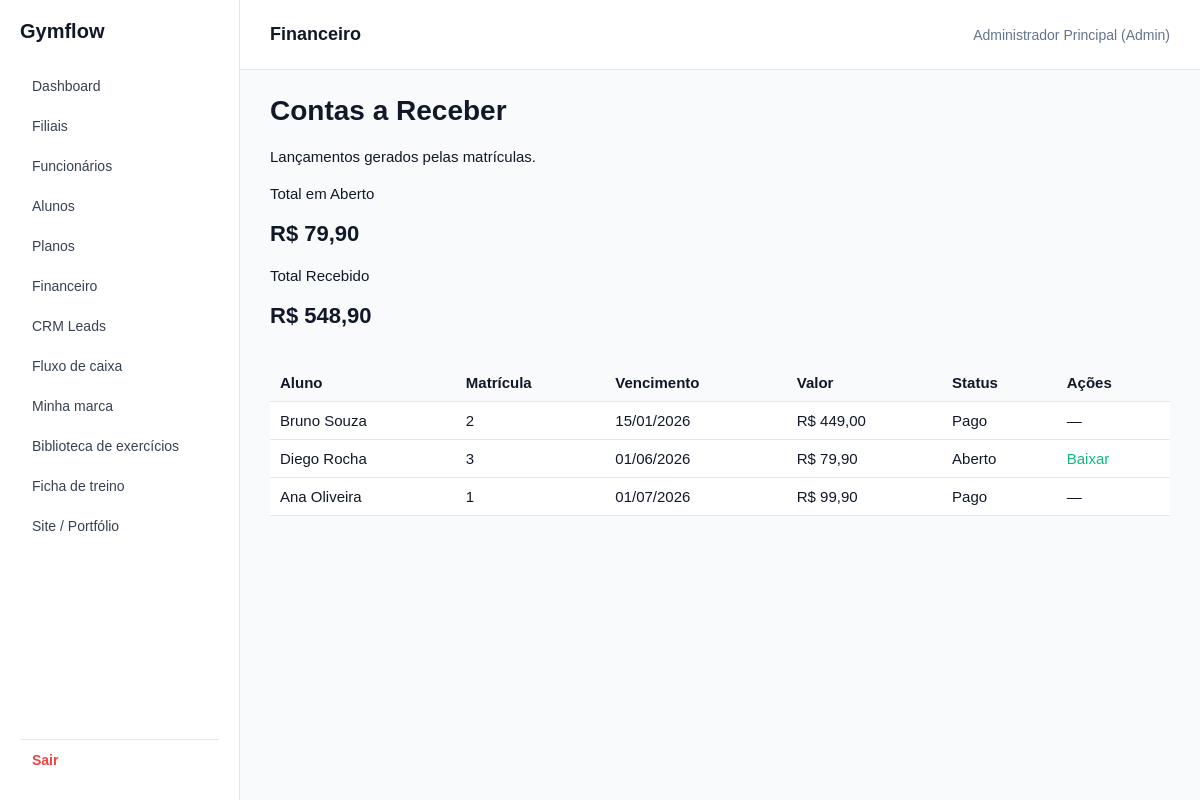
/app/controllers/FinanceiroController.php (signed in), run on the app's committed database.
### tables this page shows
CREATE TABLE contas (
    id INT AUTO_INCREMENT PRIMARY KEY,
    aluno_id INT NOT NULL,
    matricula_id INT NOT NULL,
    vencimento DATE NOT NULL,
    valor NUMERIC(10, 2) NOT NULL CHECK (valor >= 0),
    status VARCHAR(20) NOT NULL DEFAULT 'Aberto',
    forma_pagamento VARCHAR(30),
    pago_em TIMESTAMP NULL DEFAULT NULL,
    FOREIGN KEY (aluno_id) REFERENCES alunos(id) ON DELETE CASCADE,
    FOREIGN KEY (matricula_id) REFERENCES matriculas(id) ON DELETE CASCADE
);

CREATE TABLE alunos (
    id INT AUTO_INCREMENT PRIMARY KEY,
    filial_id INT NOT NULL,
    nome VARCHAR(100) NOT NULL,
    cpf VARCHAR(14) NOT NULL UNIQUE,
    rg VARCHAR(20),
    sexo VARCHAR(15) NOT NULL,
    nascimento DATE NOT NULL,
    email VARCHAR(100) NOT NULL,
    telefone VARCHAR(15) NOT NULL,
    endereco TEXT,
    status VARCHAR(20) NOT NULL DEFAULT 'Ativo',
    criado_em DATETIME DEFAULT CURRENT_TIMESTAMP,
    FOREIGN KEY (filial_id) REFERENCES filiais(id) ON DELETE RESTRICT
);

### app/models/Financeiro.php (called while the page is built, shortened)
<?php
require_once __DIR__ . '/Database.php';
$operacao = $operacao ?? '';
if ($operacao === 'listar_contas') {
    $stmt = $pdo->query("
        SELECT
            c.id,
            c.aluno_id,
            c.matricula_id,
            c.vencimento,
            c.valor,
            c.status,
            c.forma_pagamento,
            c.pago_em,
            a.nome AS aluno_nome
        FROM contas c
        INNER JOIN alunos a
            ON a.id = c.aluno_id
        ORDER BY c.vencimento ASC
    ");
    $contas = $stmt->fetchAll();
    $stmt = $pdo->query("
        SELECT COALESCE(SUM(valor), 0) AS total
        FROM contas
        WHERE status != 'Pago'
    ");
    $totalAberto = $stmt->fetch()['total'];
    $stmt = $pdo->query("
        SELECT COALESCE(SUM(valor), 0) AS total
        FROM contas
        WHERE status = 'Pago'
    ");
    $totalRecebido = $stmt->fetch()['total'];
}

### app/views/financeiro/index.php (the view, shortened to what this page needs)
<?php
include __DIR__ . '/../shared/header.php';
include __DIR__ . '/../shared/sidebar.php';
?>
<main>
    <h1>Contas a Receber</h1>
    <p>Lançamentos gerados pelas matrículas.</p>
    <section>
        <div>
            <p>Total em Aberto</p>
            <h2>
    R$ <?= number_format($totalAberto, 2, ',', '.') ?>
</h2>
        </div>
        <div>
            <p>Total Recebido</p>
         <h2>
    R$ <?= number_format($totalRecebido, 2, ',', '.') ?>
</h2>
        </div>
    </section>
    <br>
    <section>
        <table>
            <thead>
                <tr>
                    <th>Aluno</th>
                    <th>Matrícula</th>
                    <th>Vencimento</th>
                    <th>Valor</th>
                    <th>Status</th>
                    <th>Ações</th>
                </tr>
            </thead>
            <tbody>
                <?php if (empty($contas)): ?>
                    <tr>
                        <td colspan="6">
                            Nenhuma conta encontrada.
                        </td>
                    </tr>
                <?php else: ?>
                    <?php foreach ($contas as $conta): ?>
                        <tr>
                            <td>
                                <?= htmlspecialchars($conta['aluno_nome']) ?>
                            </td>
                            <td>
                                <?= htmlspecialchars($conta['matricula_id']) ?>
                            </td>
                            <td>
                                <?= date(
                                    'd/m/Y',
                                    strtotime($conta['vencimento'])
                                ) ?>
                            </td>
                            <td>
                                R$
                                <?= number_format(
                                    $conta['valor'],
                                    2,
                                    ',',
                                    '.'
                                ) ?>
                            </td>
                            <td>
                                <?= htmlspecialchars($conta['status']) ?>
                            </td>
                            <td>
                                <?php if ($conta['status'] !== 'Pago'): ?>
                                    <a
                                        href="/Gymflow/app/controllers/FinanceiroController.php?acao=baixar&id=<?= $conta['id'] ?>"
                                    >
                                        Baixar
                                    </a>
                                <?php else: ?>
                                    —
                                <?php endif; ?>
                            </td>
                        </tr>
                    <?php endforeach; ?>
                <?php endif; ?>
            </tbody>
        </table>
    </section>
</main>
<?php include __DIR__ . '/../shared/footer.php'; ?>

### assets/css/css/global.css (style rules this page uses)
:root { --cor-primaria: #10b981; --cor-primaria-hover: #059669; --cor-fundo: #ffffff; --cor-branca: #ffffff; --cor-texto: #111827; --cor-texto-secundario: #64748b; --cor-borda: #e2e8f0; --cor-sucesso: #10b981; --cor-aviso: #f59e0b; --cor-perigo: #ef4444; }
* { box-sizing: border-box; }
body { margin: 0; min-height: 100vh; font-family: Arial, Helvetica, sans-serif; font-size: 15px; background-color: white; color: var(--cor-texto); }
h1, h2, h3, h4 { margin-top: 0; color: var(--cor-texto); }
h1 { font-size: 28px; }
h2 { font-size: 22px; }
p { line-height: 1.5; }
a { color: var(--cor-primaria); text-decoration: none; }
table { width: 100%; border-collapse: collapse; background-color: white; }
th, td { padding: 10px; text-align: left; border-bottom: 1px solid var(--cor-borda); }
th { background-color: #f8fafc; }

### assets/css/css/layout.css (style rules this page uses)
body { margin: 0; margin-left: 240px; background-color: #f8fafc; color: #111827; font-family: Arial, Helvetica, sans-serif; min-height: 100vh; }
main, .conteudo, .main-content { padding: 25px 30px; box-sizing: border-box; }

### data on the page
contas: aluno.nome "Bruno Souza", matricula "2", vencimento "15/01/2026", valor "449,00", status "Pago"
contas: aluno.nome "Diego Rocha", matricula "3", vencimento "01/06/2026", valor "79,90", status "Aberto"
contas: aluno.nome "Ana Oliveira", matricula "1", vencimento "01/07/2026", valor "99,90", status "Pago"

### other printed values
$titulo "Financeiro"
$usuario "Administrador Principal"
$role "Admin"
$nomePainel "Gymflow"
$totalAberto "79,90"
$totalRecebido "548,90"
